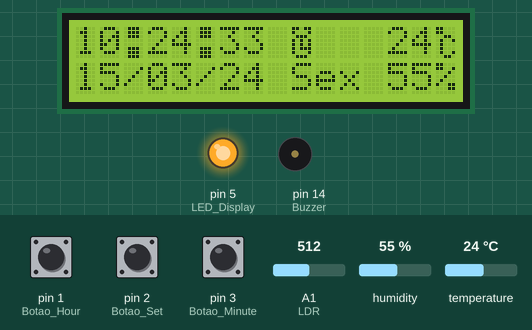
This sketch was run on a simulated Arduino Uno, built with avr-gcc and run on an emulated ATmega328P. Parts: 16×2 character LCD, output pins drawn as LEDs (lit = HIGH), buzzer (waves = sounding). The inputs (shaded band) are chosen by the test bench; at power-on: pin 2 (Botao_Set) HIGH, pin 1 (Botao_Hour) HIGH, pin 3 (Botao_Minute) HIGH, A1 (LDR) = 512, humidity 55 %, temperature 24 °C. The local clock reads 2024-03-15 10:24:30 at power-on unless the sketch sets it.

Above: at 3.8 s.
3.9 s: pin 2 (Botao_Set) pulled LOW for 1.15 s
At 4.7 s:
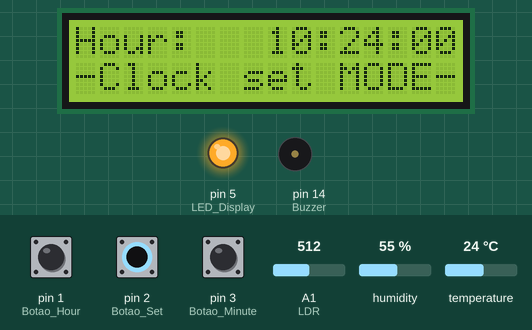
6.5 s: pin 1 (Botao_Hour) pulled LOW for 1.15 s
At 8.7 s:
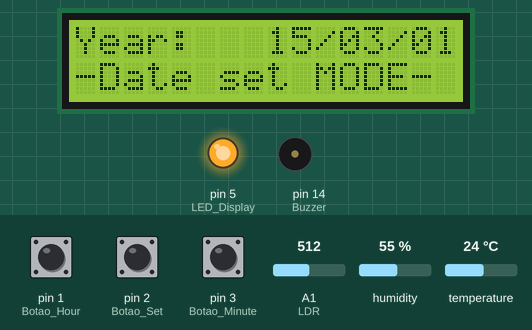
9.1 s: pin 2 (Botao_Set) pulled LOW for 1.15 s
At 10.5 s:
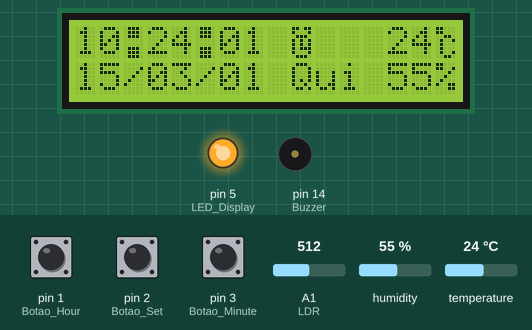
11.7 s: pin 2 (Botao_Set) pulled LOW for 3.2 s
At 11.75 s:
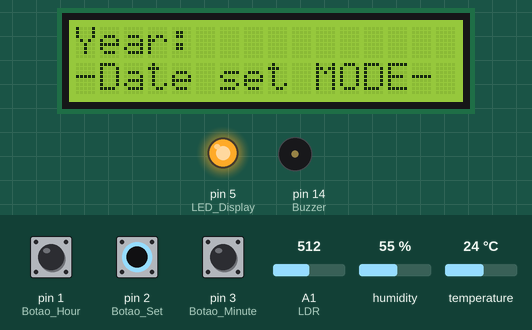
16.4 s: pin 3 (Botao_Minute) pulled LOW for 3.2 s
At 20.4 s:
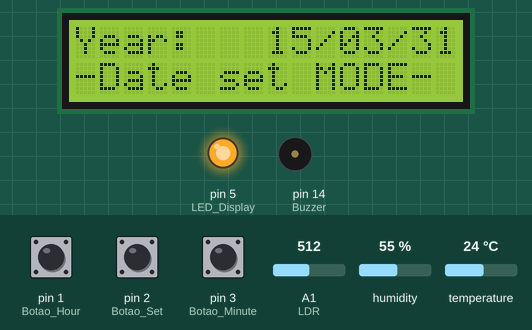
21.1 s: pin 1 (Botao_Hour) pulled LOW for 1.15 s
At 22.7 s:
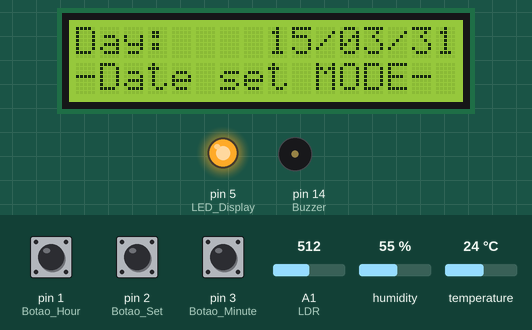
Timing chart, 0 to 24.2 s (numbered marks = the images above; inputs shaded):
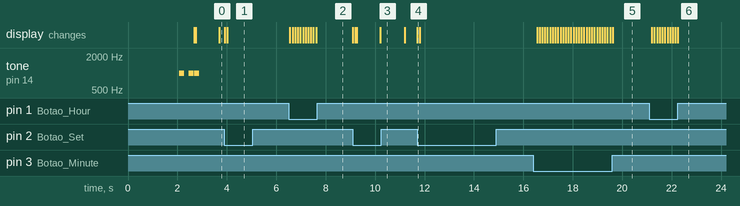

Measured:
- after the input at 3.9 s, the display: first changes at once (image 1 shows a later state)
- after the input at 6.5 s, the display: first changes after 0.05 s (image 2 shows a later state)
- after the input at 9.1 s, the display: first changes at once (image 3 shows a later state)
- after the input at 11.7 s, the display: first changes at once (image 4 shows a later state)
- after the input at 16.4 s, the display: first changes after 0.16 s (image 5 shows a later state)
- after the input at 21.1 s, the display: first changes after 0.10 s (image 6 shows a later state)

The sketch:

Relogio_final.ino
```cpp
//Bare metal LCD sample
//This sketch will show the light reading in the display

#include <LiquidCrystal.h>
#include <Adafruit_Sensor.h>
#include <DHT.h>
#include <DHT_U.h>
#include "SPI.h"
//#include "sensorData.h"
#include "RTClib.h"

RTC_DS1307 rtc;

#define DHTPIN 6 // pin connected to the temperature sensor
#define DHTTYPE DHT11
DHT_Unified dht(DHTPIN, DHTTYPE);

bool startstop = true;
volatile int second = 0, minute = 0, hour = 0;
volatile int day = 0, month = 0, year=2001;
volatile int hour_bip = hour;
int valor_luz = 200;

int Ajuste = 1;

char diasDaSemana[7][12] = {"Dom", "Seg", "Ter", "Qua", "Qui", "Sex", "Sab"}; //Dias da semana

long debouncing_time = 150; //Debouncing Time in Milliseconds
volatile unsigned long last_micros = 0;
volatile unsigned long last_micros_clock = 0;

//const int rs = 12, en = 11, d4 = 5, d5 = 4, d6 = 3, d7 = 2;
LiquidCrystal lcd(7, 8, 9, 10, 11, 12);


byte grauC[8] ={
                B11000,
                B11000,
                B00110,
                B01001,
                B01000,
                B01000,
                B01001,
                B00110
               };

 byte AlarmeClock[8] ={
                        B11011,
                        B10001,
                        B01110,
                        B10101,
                        B10101,
                        B10111,
                        B10001,
                        B01110
                      };
byte doispontos[8] = {
                      B01110,
                      B01010,
                      B01110,
                      B00000,
                      B00000,
                      B01110,
                      B01010,
                      B01110
                      };

byte doispontosfull[8] = {
                          B01110,
                          B01110,
                          B01110,
                          B00000,
                          B00000,
                          B01110,
                          B01110,
                          B01110
                          };

void setup()
{
  pinMode(A1,INPUT);  //LDR
  pinMode(5,OUTPUT);  // LED Display
  pinMode(14,OUTPUT);  //Buzzer

  digitalWrite(5,1);

  pinMode(1, INPUT_PULLUP);  // Botao Hour
  pinMode(2, INPUT_PULLUP);  // Botao Set
  pinMode(3, INPUT_PULLUP);  // Botao Minute

  attachInterrupt(digitalPinToInterrupt(2), buttons, FALLING);

  dht.begin();        //initialize the ambient sensor

  // set up the LCD's number of columns and rows:
  lcd.begin(16, 2);
  // Print a message to the LCD.
  lcd.print("Relogio Babuino!");
  lcd.setCursor(0, 1);
  lcd.print("Carregando ..... ");

  delay(2000);

  tone(14,1000);
  delay(200);
  noTone(14);
  delay(200);
  tone(14,1000);
  delay(200);
  noTone(14);

  lcd.clear();

  if (! rtc.begin())
  {
    lcd.print("Couldn't get RTC");
    delay(2000);
    lcd.clear();
  }
  //rtc.adjust(DateTime(2020, 11, 7, 10, 29, 0));
  lcd.createChar(0, grauC);  //caracter de grau + C
  lcd.createChar(1, AlarmeClock);  //caracter de Despertador
  lcd.createChar(2, doispontos);  //caracter de dois pontos
  lcd.createChar(3, doispontosfull);  //caracter de dois pontos full
  }

void controlBacklight()
{
  if(analogRead(A1)>valor_luz)
  {
    digitalWrite(5,1);
  }
  else
  {
    digitalWrite(5,0);
  }
}


void printSensor()
{
  //get temperature and humidity
  sensors_event_t event;

  // set the cursor to column 0, line 1
  // (note: line 1 is the second row, since counting begins with 0):

    //lcd.setCursor(12, 0);
    //lcd.print("T");
    lcd.setCursor(13, 0);
    dht.temperature().getEvent(&event);
    int t = event.temperature;
    lcd.print(t);
    if (t<10) //prevent garbage for single digit temperature
    {
      lcd.setCursor(13, 0);
      lcd.print(" ");
      lcd.print(t);
    }
    //lcd.setCursor(11, 0);
//  lcd.print(char(223));
  lcd.setCursor(15, 0);
//  lcd.print("C");
    lcd.write((byte)0);

    //lcd.setCursor(12, 1);
    //lcd.print("U");
    lcd.setCursor(13, 1);
    dht.humidity().getEvent(&event);
    int h = event.relative_humidity;
    lcd.print(h);
      if (h<10) //prevent garbage for single digit temperature
    {
      lcd.setCursor(13, 1);
      lcd.print(" ");
    }
    lcd.setCursor(15, 1);
    lcd.print("%");
    delay(50);

}

//ISR to Start/Stop the clock
void buttons()
{
    if((long)(micros() - last_micros) >= debouncing_time * 1000)
    {
    Interrupt();
    last_micros = micros();
    }
}

void Interrupt()
{
  lcd.clear();
  startstop = !startstop;
  }

void Clock()
{
    DateTime time = rtc.now();

    minute = time.minute();
    hour = time.hour();

    if (time.hour() != hour_bip)
    if (analogRead(A1) > valor_luz)
    {
     tone(14,1000,200);
    }

    lcd.setCursor(0, 0);
//  lcd.print("Clock ");
    if (time.hour() < 10)
    {
      lcd.print("0");
      lcd.print(time.hour());
    }
    else
    {
      lcd.print(time.hour());
    }
    if ((time.second()%2) == 0)
      {
      //lcd.print(":");
      lcd.write((byte)2); //Dois pontos como desenho
      }
     else
        {
        //lcd.print(" ");
        lcd.write((byte)3); //Dois pontos como desenho
        }


    if (time.minute() < 10)
    {
      lcd.print("0");
      lcd.print(time.minute());
    }
    else
    {
      lcd.print(time.minute());
    }
    if ((time.second()%2) == 0)
      {
      //lcd.print(":");
      lcd.write((byte)2); //Dois pontos como desenho
      }
      else
        {
        //lcd.print(" ");
        lcd.write((byte)3); //Dois pontos como desenho
        }
    if (time.second() < 10)
    {
      lcd.print("0");
      lcd.print(time.second());
    }
    else
    {
      lcd.print(time.second());
    }
    lcd.print(" ");

    hour_bip=time.hour();

    }

void Date()
{
    DateTime date = rtc.now();

    day = date.day();
    month = date.month();

    lcd.setCursor(0, 1);
    if (date.day() < 10)
    {
      lcd.print("0");
      lcd.print(date.day());
    }
    else
    {
      lcd.print(date.day());
    }
    lcd.print("/");
    if (date.month() < 10)
    {
      lcd.print("0");
      lcd.print(date.month());
    }
    else
    {
      lcd.print(date.month());

    } lcd.print("/");
    if (date.year()-2000 < 10)
    {
      lcd.print("0");
      lcd.print(date.year()-2000);
    }
    else
    {
      lcd.print(date.year()-2000);
    }
    lcd.print(" ");

    lcd.setCursor(9,1);
    lcd.print(diasDaSemana[date.dayOfTheWeek()]);
}


void Alarme()
{
    lcd.setCursor(9, 0);
    lcd.write((byte)1);
    lcd.print("   ");
  }


void loop()
{
  //Setting the time will stop the clock to set the time
  while (startstop == false)
  {

 if (Ajuste == 1)
  {
   lcd.setCursor(0, 0);
   lcd.print("Hour:   ");
  }
 if (Ajuste == 2)
  {
   lcd.setCursor(0, 0);
   lcd.print("Minut:  ");
  }
   if (Ajuste == 3)
  {
   lcd.setCursor(0, 0);
   lcd.print("Second: ");
  }
   if (Ajuste == 4)
  {
   lcd.setCursor(0, 0);
   lcd.print("Day:    ");
  }
   if (Ajuste == 5)
  {
   lcd.setCursor(0, 0);
   lcd.print("Month:  ");
  }
   if (Ajuste == 6)
  {
   lcd.setCursor(0, 0);
   lcd.print("Year:   ");
  }

   if (Ajuste <= 3)
  {
    lcd.setCursor(0, 1);
    lcd.print("-Clock set MODE- ");
    delay(100);
    lcd.setCursor(8, 0);
    //lcd.print("Hour:   ");
  if(hour<10)
  {
    lcd.print("0");
    lcd.print(hour);
  }
    else
      lcd.print(hour);
      lcd.print(":");
  if(minute<10)
  {
    lcd.print("0");
    lcd.print(minute);
  }
    else
      lcd.print(minute);
      lcd.print(":");
  if(second<10)
  {
    lcd.print("0");
    lcd.print(second);
  }
    else
      lcd.print(second);
      lcd.print("  ");
  if (digitalRead(3) == LOW && Ajuste == 1)
    {hour++;
      if (hour > 23)
        hour = 0;
    }

  if (digitalRead(3) == LOW  && Ajuste == 2)
    {minute++;
      if (minute > 59)
        minute = 0;
    }
  if (digitalRead(3) == LOW  && Ajuste == 3)
    {second++;
      if (second > 59)
        second = 0;
    }

  }

    else
    {
    lcd.setCursor(0, 1);
        lcd.print("-Date set MODE- ");
        delay(100);
        lcd.setCursor(8, 0);
        //lcd.print("Date:   ");
    if(day<10)
        {
      lcd.print("0");
      lcd.print(day);
        }
      else
        lcd.print(day);
        lcd.print("/");
    if(month<10)
    {
      lcd.print("0");
      lcd.print(month);
    }
      else
      lcd.print(month);
      lcd.print("/");
    if(year-2000<10)
      {
        lcd.print("0");
        lcd.print(year-2000);
        }
        else
      lcd.print(year-2000);

       if (digitalRead(3) == LOW && Ajuste == 4)
          {lcd.setCursor(0, 0);
           lcd.print("Day:    ");
            day++;
            if (day > 31)
              day = 1;
        }
        if (digitalRead(3) == LOW && Ajuste == 5)
          {month++;
          if (month > 12)
              month = 1;
        }
    if (digitalRead(3) == LOW && Ajuste == 6)
          {year++;
          if (year > 2099)
                year= 2000;
          }
    }

     if (digitalRead(1) == LOW)
        {
          Ajuste++;
          if (Ajuste > 6)
            Ajuste = 1;
        }

    rtc.adjust(DateTime(year, month, day, hour, minute, second ));
  }

  if((long)(millis() - last_micros_clock) >= 1000)
  {

    last_micros_clock = millis();
    Clock();
    Date();
    printSensor();
    controlBacklight();
    Alarme();
  }
}
```
